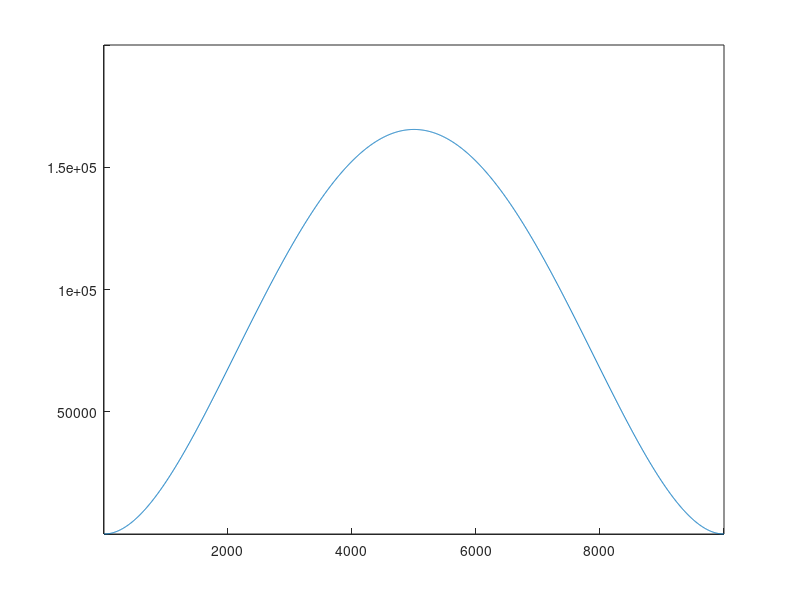
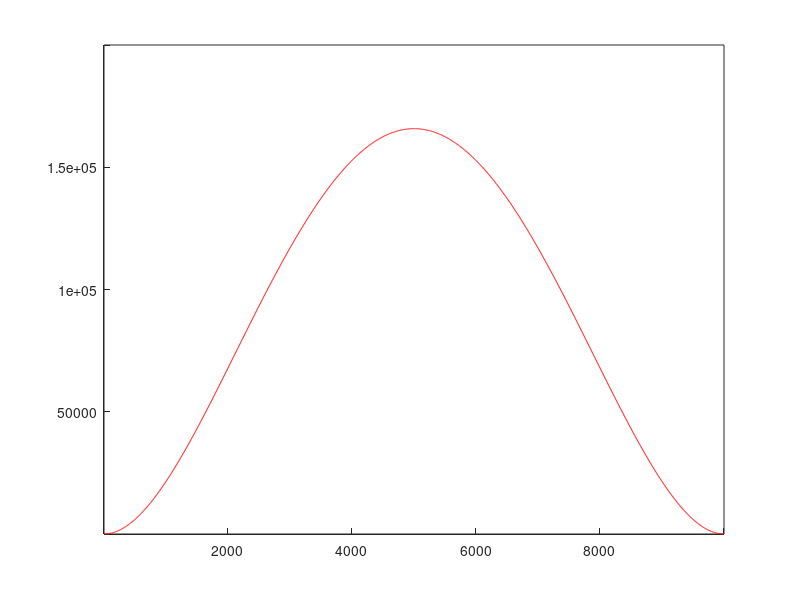

Source code (MATLAB) for these figures, in order:
close all ; clc
% solucion viga doblemente empotrada, ver sol analit
% defino inicio y final
xi = 0;
xf = 10000;
h=5;
n =(xf-xi)/h+1 ;
I=(1/32)*pi*200^3;
E=200000;
q=1000;

%% CREAMOS MATRIZ A

%defino matriz
A = zeros (n,n);

%primer nodo
A(1,1)= 1; 
A(2,2)= 1;
if 0
  %segundo nodo
  A(2,2)= 3/h^4;%f
  A(2,3)= -14/h^4;%f+1
  A(2,4)= 26/h^4;%f+2
  A(2,5)= -24/h^4;%f+3
  A(2,6)= 11/h^4;%f+4
  A(2,7)= -2/h^4;%f+5
end
for i= 3:n-2
    A(i,i-2)= 1/h^4;%f-1
    A(i,i-1)= -4/h^4;%f-2
    A(i,i)= 6/h^4;%f
    A(i,i+1)= -4/h^4;%f+2
    A(i,i+2)= 1/h^4;%f+1
end

if 0
  %penultimo nodo
  A(n-1,n-1)= 3/h^4;%f
  A(n-1,n-2)= -14/h^4;%f-1
  A(n-1,n-3)= 26/h^4;%f-2
  A(n-1,n-4)= -24/h^4;%f-3
  A(n-1,n-5)= 11/h^4;%f-4
  A(n-1,n-6)= -2/h^4;%f-5
end
%ultimo nodo
A(n,n)= 1;
A(n-1,n-1) = 1;

%% VECTOR DE RESULTADOS
% defino matriz resultados
B = zeros (n,1);

B(n,1)= 0;

for i= 3:n-2
    B (i,1)= q/(E*I);% N/MPa*mm^3
end

B(n,1)= 0;

% solucion del sistema
sol = A\B;

%% PLOTEO
figure ('Name','Flecha de la viga fuerza puntual','NumberTitle','off')
x = linspace (xi,xf,n);
plot (x,sol)
set(gca, 'XAxisLocation', 'origin', 'YAxisLocation', 'origin')

%% SOLUCION ANALITICA
u= @(o) (q/(24*E*I)).*o.^4 + (-((q*(xf/2))/(6*E*I))).*o.^3 + ((q*(xf/2)^2)/(6*E*I)).*o.^2;
val = u(x);
figure ('Name','Solucion analitica','NumberTitle','off')
plot (x,val,'r')
set(gca, 'XAxisLocation', 'origin', 'YAxisLocation', 'origin')

%figure();plot(sol,'b',val,'r');legend('FDM','Exacta')
